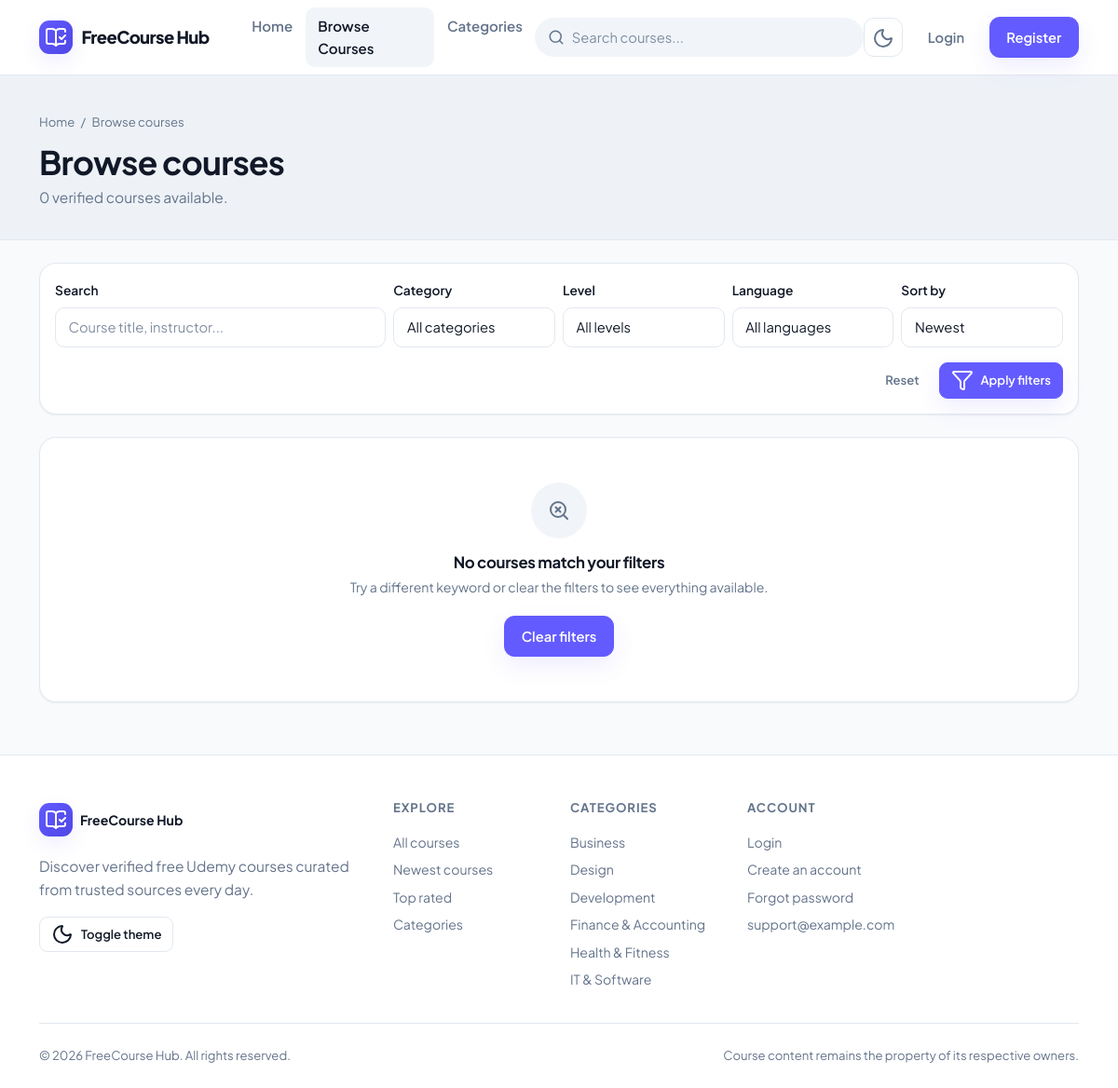
/courses.php, run on the app's committed database.
### tables this page shows
CREATE TABLE IF NOT EXISTS categories (
    id INT UNSIGNED NOT NULL AUTO_INCREMENT,
    name VARCHAR(120) NOT NULL,
    slug VARCHAR(140) NOT NULL,
    description TEXT NULL,
    status ENUM('active', 'inactive') NOT NULL DEFAULT 'active',
    created_at DATETIME NOT NULL DEFAULT CURRENT_TIMESTAMP,
    PRIMARY KEY (id),
    UNIQUE KEY uq_categories_slug (slug),
    KEY idx_categories_status (status)
);

### includes/functions.php (called while the page is built, shortened)
<?php
function e(mixed $value): string
{
    return htmlspecialchars((string) ($value ?? ''), ENT_QUOTES | ENT_SUBSTITUTE, 'UTF-8');
}
function url(string $path = ''): string
{
    $base = rtrim(APP_URL, '/');
    if ($path === '') {
        return $base . '/';
    }
    return $base . '/' . ltrim($path, '/');
}
function setting(string $key, mixed $default = null): mixed
{
    static $cache = null;
    if ($cache === null) {
        $cache = [];
        try {
            $rows = db()->query('SELECT setting_key, setting_value FROM system_settings')->fetchAll();
            foreach ($rows as $row) {
                $cache[$row['setting_key']] = $row['setting_value'];
            }
        } catch (Throwable $e) {
            app_log('settings', 'Unable to load settings: ' . $e->getMessage());
        }
    }
    if (!array_key_exists($key, $cache) || $cache[$key] === null || $cache[$key] === '') {
        return $default;
    }
    return $cache[$key];
}
function setting_bool(string $key, bool $default = false): bool
{
    $value = setting($key, null);
    return in_array(strtolower((string) $value), ['1', 'true', 'yes', 'on'], true);
}
function excerpt(?string $text, int $length = 160): string
{
    $text = trim(preg_replace('/\s+/', ' ', strip_tags((string) $text)) ?? '');
    if (mb_strlen($text) <= $length) {
        return $text;
    }
    return mb_substr($text, 0, $length - 1) . '…';
}
function availability_sql(string $alias = 'c'): string
{
    return $alias . ".publication_status = 'published' AND " . $alias . ".verification_status = 'verified' AND (" . $alias . ".expiry_date IS NULL OR " . $alias . ".expiry_date >= NOW())";
}
function get_categories(bool $activeOnly = true): array
{
    static $cache = [];
    $key = $activeOnly ? 'active' : 'all';
    if (isset($cache[$key])) {
        return $cache[$key];
    }
    $sql = 'SELECT c.*, (SELECT COUNT(*) FROM courses co WHERE co.category_id = c.id AND ' . availability_sql('co') . ') AS course_count FROM categories c';
    if ($activeOnly) {
        $sql .= " WHERE c.status = 'active'";
    }
    $sql .= ' ORDER BY c.name ASC';
    try {
        $cache[$key] = db()->query($sql)->fetchAll();
    } catch (Throwable $e) {
        app_log('categories', $e->getMessage());
        $cache[$key] = [];
    }
    return $cache[$key];
}
function pagination(int $total, int $perPage, int $currentPage): array
{
    $pages = max(1, (int) ceil($total / max(1, $perPage)));
    $currentPage = max(1, min($currentPage, $pages));
    return [
        'total' => $total,
        'per_page' => $perPage,
        'current' => $currentPage,
        'pages' => $pages,
        'offset' => ($currentPage - 1) * $perPage,
        'has_prev' => $currentPage > 1,
        'has_next' => $currentPage < $pages,
    ];
}

### config/database.php (called while the page is built, shortened)
<?php
function db(): PDO
{
    static $pdo = null;
    if ($pdo instanceof PDO) {
        return $pdo;
    }
    $host = (string) env('DB_HOST', '127.0.0.1');
    $port = (string) env('DB_PORT', '3306');
    $database = (string) env('DB_DATABASE', 'freecourse_hub');
    $username = (string) env('DB_USERNAME', 'root');
    $password = (string) env('DB_PASSWORD', '');
    $dsn = sprintf('mysql:host=%s;port=%s;dbname=%s;charset=utf8mb4', $host, $port, $database);
    $pdo = new PDO($dsn, $username, $password, [
        PDO::ATTR_ERRMODE => PDO::ERRMODE_EXCEPTION,
        PDO::ATTR_DEFAULT_FETCH_MODE => PDO::FETCH_ASSOC,
        PDO::ATTR_EMULATE_PREPARES => false,
        PDO::ATTR_STRINGIFY_FETCHES => false,
    ]);
    return $pdo;
}

### includes/bootstrap.php (called while the page is built, shortened)
<?php
require_once __DIR__ . '/../config/database.php';
require_once __DIR__ . '/functions.php';
require_once __DIR__ . '/auth.php';
try {
    $configuredTimezone = setting('timezone', APP_TIMEZONE);
} catch (Throwable $e) {
}

### includes/auth.php (called while the page is built, shortened)
<?php
class Auth
{
    private static ?array $user = null;
    private static bool $loaded = false;
    public static function user(): ?array
    {
        if (self::$loaded) {
            return self::$user;
        }
        self::$loaded = true;
        $id = $_SESSION['user_id'] ?? null;
        if (!$id) {
            return self::$user = null;
        }
    }
}

### courses.php (the view, shortened to what this page needs)
<?php
require_once __DIR__ . '/includes/bootstrap.php';
function clean_get(string $key): string
{
    $value = $_GET[$key] ?? '';
    return is_string($value) ? trim($value) : '';
}
$q = clean_get('q');
$sort = clean_get('sort');
$sort = in_array($sort, ['newest', 'rating', 'popular'], true) ? $sort : 'newest';
$page = max(1, (int) ($_GET['page'] ?? 1));
$perPage = 12;
$where = [availability_sql('c')];
$params = [];
$whereSql = implode(' AND ', $where);
$orderSql = match ($sort) {
    'rating' => 'COALESCE(c.rating, 0) DESC, COALESCE(c.student_count, 0) DESC, c.discovered_at DESC',
    'popular' => 'COALESCE(c.student_count, 0) DESC, COALESCE(c.rating, 0) DESC, c.discovered_at DESC',
    default => 'c.discovered_at DESC, c.id DESC',
};
$countStmt = db()->prepare('SELECT COUNT(*) FROM courses c LEFT JOIN categories cat ON cat.id = c.category_id WHERE ' . $whereSql);
$countStmt->execute($params);
$total = (int) $countStmt->fetchColumn();
$pager = pagination($total, $perPage, $page);
$stmt = db()->prepare(
    'SELECT c.*, cat.name AS category_name, cat.slug AS category_slug
     FROM courses c LEFT JOIN categories cat ON cat.id = c.category_id
     WHERE ' . $whereSql . '
     ORDER BY ' . $orderSql . '
     LIMIT ' . (int) $pager['per_page'] . ' OFFSET ' . (int) $pager['offset']
);
$stmt->execute($params);
$courses = $stmt->fetchAll();
$categories = get_categories();
include __DIR__ . '/includes/header.php';
?>
<div class="page-header">
    <div class="container">
        <div class="breadcrumb-custom"><a href="<?= e(url()) ?>">Home</a><span>/</span><span>Browse courses</span></div>
        <h1>Browse courses</h1>
        <p class="mb-0"><?= number_format($total) ?> verified course<?= $total === 1 ? '' : 's' ?> available<?= $q !== '' ? ' for "' . e($q) . '"' : '' ?>.</p>
    </div>
</div>
<div class="container py-4">
    <form class="filter-bar mb-4" method="get" action="<?= e(url('courses.php')) ?>">
        <div class="row g-2 align-items-end">
            <div class="col-lg-4 col-md-6">
                <label class="form-label" for="filterQ">Search</label>
                <input class="form-control" id="filterQ" type="search" name="q" value="<?= e($q) ?>" placeholder="Course title, instructor...">
            </div>
            <div class="col-lg-2 col-md-6">
                <label class="form-label" for="filterCategory">Category</label>
                <select class="form-select" id="filterCategory" name="category">
                    <option value="">All categories</option>
                </select>
            </div>
            <div class="col-lg-2 col-md-4">
                <label class="form-label" for="filterLevel">Level</label>
                <select class="form-select" id="filterLevel" name="level">
                    <option value="">All levels</option>
                </select>
            </div>
            <div class="col-lg-2 col-md-4">
                <label class="form-label" for="filterLanguage">Language</label>
                <select class="form-select" id="filterLanguage" name="language">
                    <option value="">All languages</option>
                </select>
            </div>
            <div class="col-lg-2 col-md-4">
                <label class="form-label" for="filterSort">Sort by</label>
                <select class="form-select" id="filterSort" name="sort">
                    <option value="newest" <?= $sort === 'newest' ? 'selected' : '' ?>>Newest</option>
                </select>
            </div>
            <div class="col-12 d-flex gap-2 justify-content-end mt-3">
                <a class="btn btn-ghost btn-sm" href="<?= e(url('courses.php')) ?>">Reset</a>
                <button class="btn btn-primary btn-sm" type="submit"><i data-lucide="filter"></i> Apply filters</button>
            </div>
        </div>
    </form>
    <?php if ($courses): ?>
        <div class="course-grid">
            <?php foreach ($courses as $course): ?>
                <?php include __DIR__ . '/includes/course_card.php'; ?>
            <?php endforeach; ?>
        </div>
        <?php if ($pager['pages'] > 1): ?>
            <nav class="mt-4" aria-label="Course pagination">
                <ul class="pagination justify-content-center flex-wrap">
                    <li class="page-item <?= $pager['has_prev'] ? '' : 'disabled' ?>">
                        <a class="page-link" href="<?= e(url('courses.php' . query_string_with(['page' => $pager['current'] - 1]))) ?>">Previous</a>
                    </li>
                    <?php
                    $start = max(1, $pager['current'] - 2);
                    $end = min($pager['pages'], $pager['current'] + 2);
                    for ($i = $start; $i <= $end; $i++):
                    ?>
                        <li class="page-item <?= $i === $pager['current'] ? 'active' : '' ?>">
                            <a class="page-link" href="<?= e(url('courses.php' . query_string_with(['page' => $i]))) ?>"><?= $i ?></a>
                        </li>
                    <?php endfor; ?>
                    <li class="page-item <?= $pager['has_next'] ? '' : 'disabled' ?>">
                        <a class="page-link" href="<?= e(url('courses.php' . query_string_with(['page' => $pager['current'] + 1]))) ?>">Next</a>
                    </li>
                </ul>
            </nav>
        <?php endif; ?>
    <?php else: ?>
        <div class="empty-state panel">
            <div class="icon"><i data-lucide="search-x"></i></div>
            <h3>No courses match your filters</h3>
            <p>Try a different keyword or clear the filters to see everything available.</p>
            <a class="btn btn-primary" href="<?= e(url('courses.php')) ?>">Clear filters</a>
        </div>
    <?php endif; ?>
</div>
<?php include __DIR__ . '/includes/footer.php'; ?>

### includes/footer.php (shortened to what this page needs)
<?php
$siteName = $siteName ?? (string) setting('site_name', APP_NAME);
$siteLogo = $siteLogo ?? trim((string) setting('site_logo', ''));
$siteDescription = (string) setting('site_description', 'Discover verified free Udemy courses curated from trusted sources.');
$footerCategories = array_slice(get_categories(), 0, 6);
$contactEmail = (string) setting('contact_email', '');
$footerUser = Auth::user();
?>
</main>
<footer class="site-footer">
    <div class="container">
        <div class="row g-4">
            <div class="col-lg-4">
                <a class="navbar-brand d-inline-flex align-items-center gap-2 mb-2" href="<?= e(url()) ?>">
                    <?php if ($siteLogo !== '' && is_safe_url($siteLogo)): ?>
                        <img class="brand-logo" src="<?= e($siteLogo) ?>" alt="<?= e($siteName) ?>" onerror="this.remove()">
                    <?php else: ?>
                        <span class="brand-mark"><i data-lucide="book-open-check"></i></span>
                    <?php endif; ?>
                    <span class="fw-bold text-strong"><?= e($siteName) ?></span>
                </a>
                <p class="mt-2 mb-3" style="max-width:340px"><?= e(excerpt($siteDescription, 160)) ?></p>
                <?php if (setting_bool('allow_user_theme_switch', true)): ?>
                    <button class="btn btn-outline-secondary btn-sm" id="themeToggle" type="button">
                        <i data-lucide="moon" data-theme-icon></i> Toggle theme
                    </button>
                <?php endif; ?>
            </div>
            <div class="col-6 col-lg-2">
                <h5>Explore</h5>
                <div class="d-flex flex-column">
                    <a href="<?= e(url('courses.php')) ?>">All courses</a>
                    <a href="<?= e(url('courses.php?sort=newest')) ?>">Newest courses</a>
                    <a href="<?= e(url('courses.php?sort=rating')) ?>">Top rated</a>
                    <a href="<?= e(url('categories.php')) ?>">Categories</a>
                </div>
            </div>
            <div class="col-6 col-lg-2">
                <h5>Categories</h5>
                <div class="d-flex flex-column">
                    <?php foreach ($footerCategories as $category): ?>
                        <a href="<?= e(url('category.php?slug=' . urlencode((string) $category['slug']))) ?>"><?= e($category['name']) ?></a>
                    <?php endforeach; ?>
                </div>
            </div>
            <div class="col-lg-4">
                <h5>Account</h5>
                <div class="d-flex flex-column">
                    <?php if ($footerUser): ?>
                        <a href="<?= e(url('dashboard/')) ?>">My dashboard</a>
                        <a href="<?= e(url('dashboard/courses.php')) ?>">My courses</a>
                        <a href="<?= e(url('dashboard/payments.php')) ?>">Payment history</a>
                        <a href="<?= e(url('dashboard/settings.php')) ?>">Account settings</a>
                    <?php else: ?>
                        <a href="<?= e(url('login.php')) ?>">Login</a>
                        <a href="<?= e(url('register.php')) ?>">Create an account</a>
                        <a href="<?= e(url('forgot-password.php')) ?>">Forgot password</a>
                    <?php endif; ?>
                    <?php if ($contactEmail !== ''): ?>
                        <a href="mailto:<?= e($contactEmail) ?>"><?= e($contactEmail) ?></a>
                    <?php endif; ?>
                </div>
            </div>
        </div>
        <div class="footer-bottom">
            <span>&copy; <?= date('Y') ?> <?= e($siteName) ?>. All rights reserved.</span>
            <span>Course content remains the property of its respective owners.</span>
        </div>
    </div>
</footer>
</body>
</html>

### data on the page
categories: name "Business"
categories: name "Design"
categories: name "Development"
categories: name "Finance & Accounting"
categories: name "Health & Fitness"
categories: name "IT & Software"

### other printed values
$siteName "FreeCourse Hub"
$total "0"
excerpt($siteDescription, 160) "Discover verified free Udemy courses curated from trusted sources every day."
$contactEmail "support@example.com"
